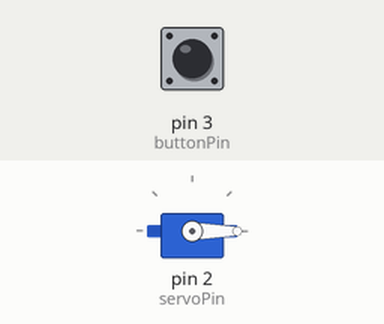
The sketch below on a simulated Arduino Uno, built with avr-gcc and run on an emulated ATmega328P. Shown: servo. Inputs (shaded band) come from the test bench; at power-on: pin 3 (buttonPin) LOW.

Above: at 1.2 s.
1.3 s: pin 3 (buttonPin) pulled HIGH for 0.15 s
At 2.7 s:
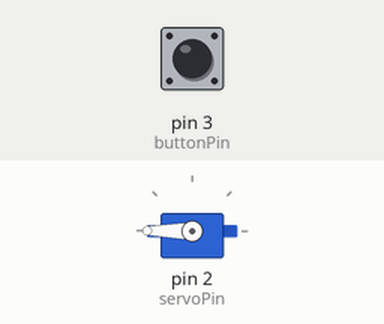
3.0 s: pin 3 (buttonPin) pulled HIGH for 3.2 s
At 7.5 s:
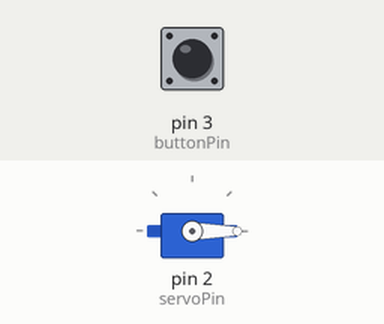
Timing chart, 0 to 9.0 s (numbered marks = the images above; inputs shaded):
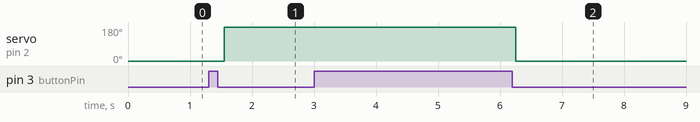

The sketch:

Task_9Servowithpushbut.ino
```cpp
//1 time pushed motor should go to 180 after that pushed once again should go to 0

#include <Servo.h>;

const int buttonPin = 3;
const int servoPin = 2;
Servo Myservo;
int counter = 0;
int buttonState;

void setup()
{
Myservo.attach (servoPin);
pinMode(buttonPin, INPUT);
}

void loop()
{
buttonState = digitalRead(buttonPin);
if (buttonState == HIGH)
{
counter++;
delay(250);
}

if(counter == 0)
Myservo.write (0);

if(counter == 1)
Myservo.write (180);

else
counter = 0;
}
```

Measured:
- after the input at 1.3 s, servo on pin 2 (servoPin): 0° → 180° after 0.25 s
- after the input at 3.0 s, servo on pin 2 (servoPin): 180° → 0° after 3.3 s
